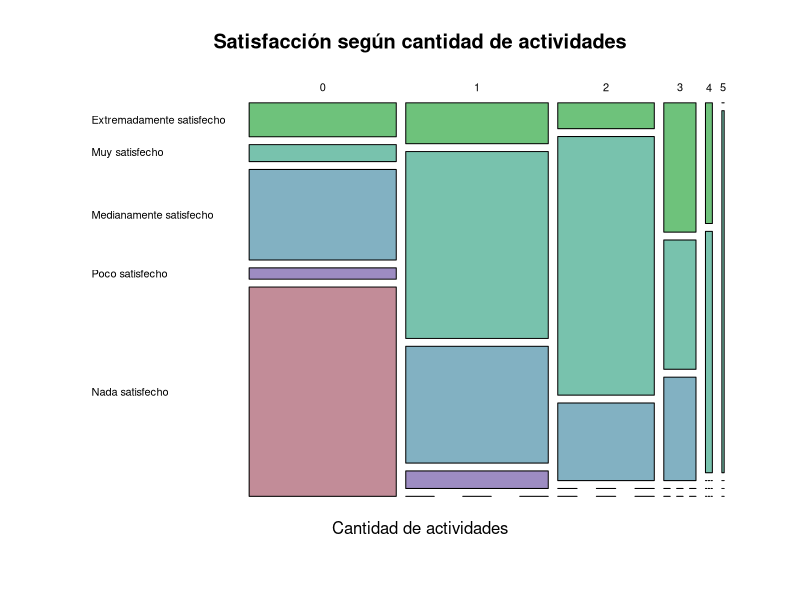
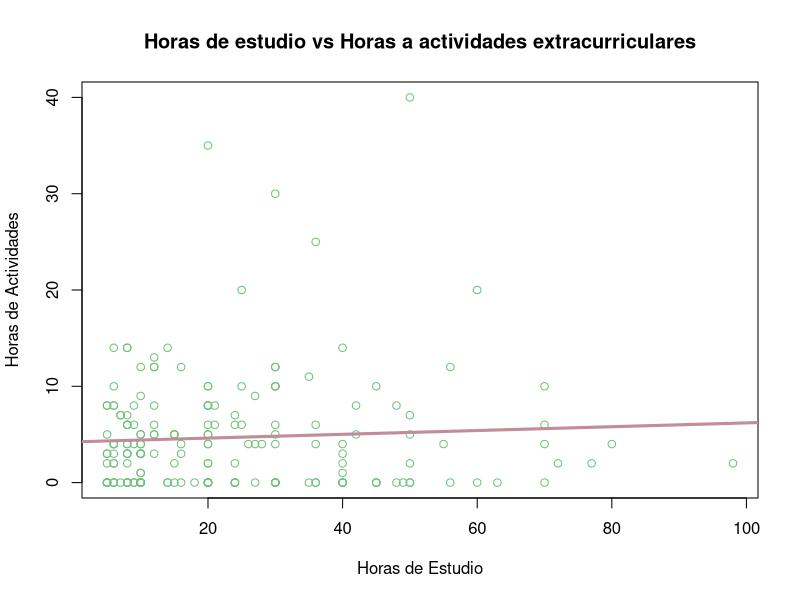
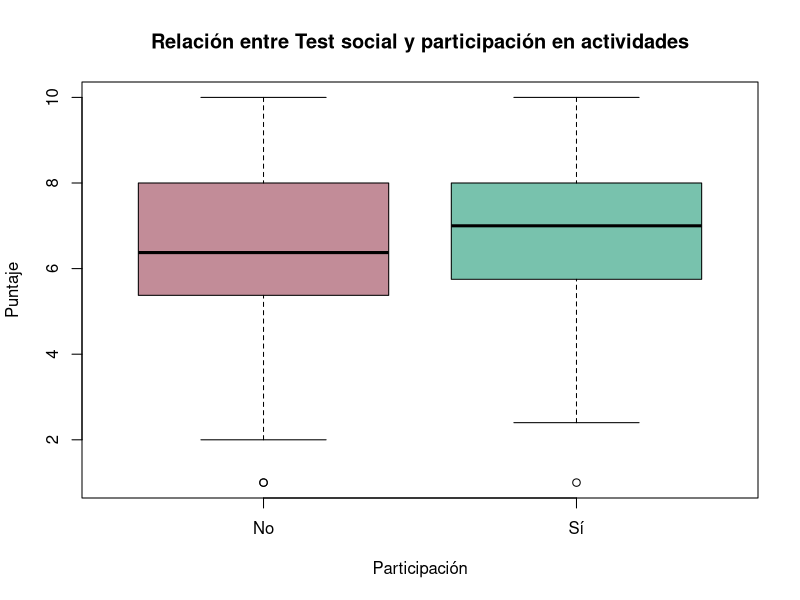
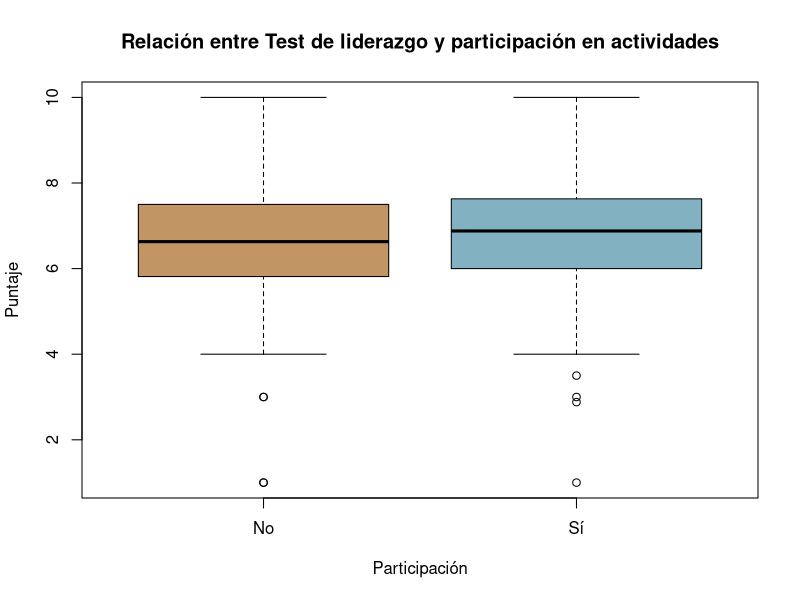
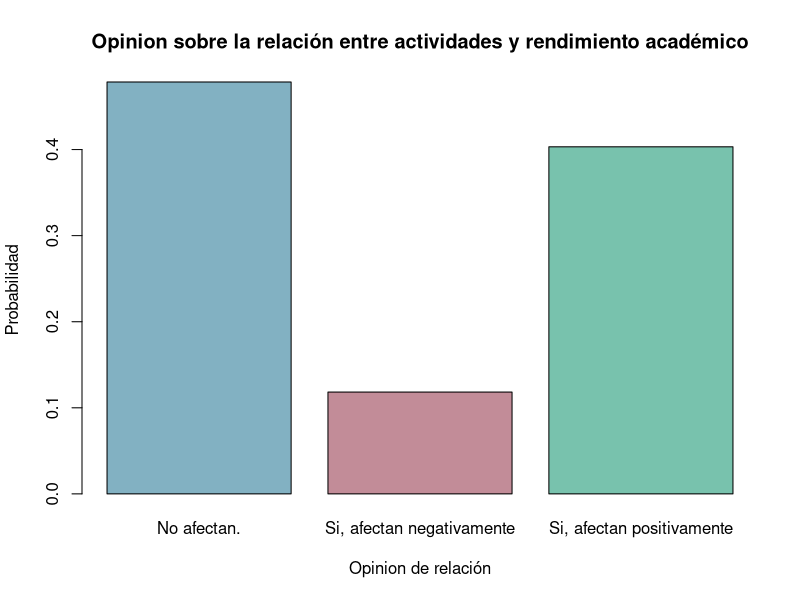
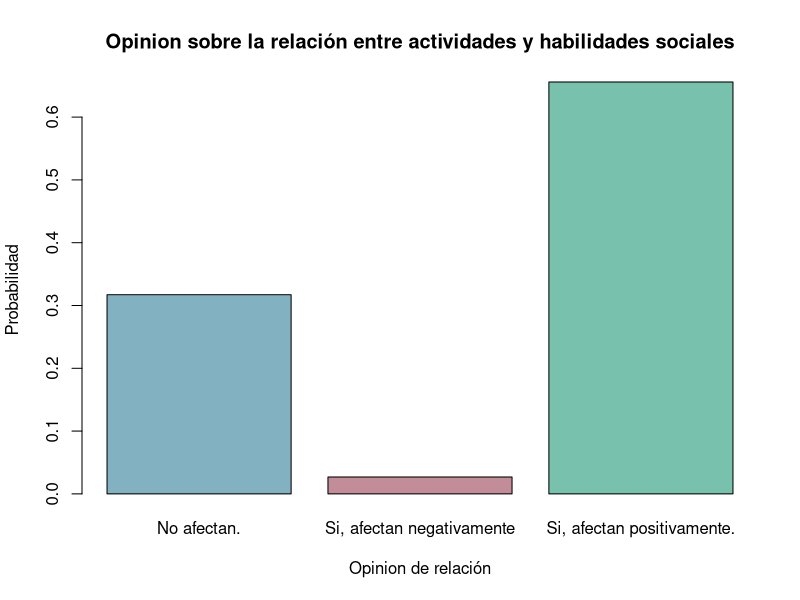
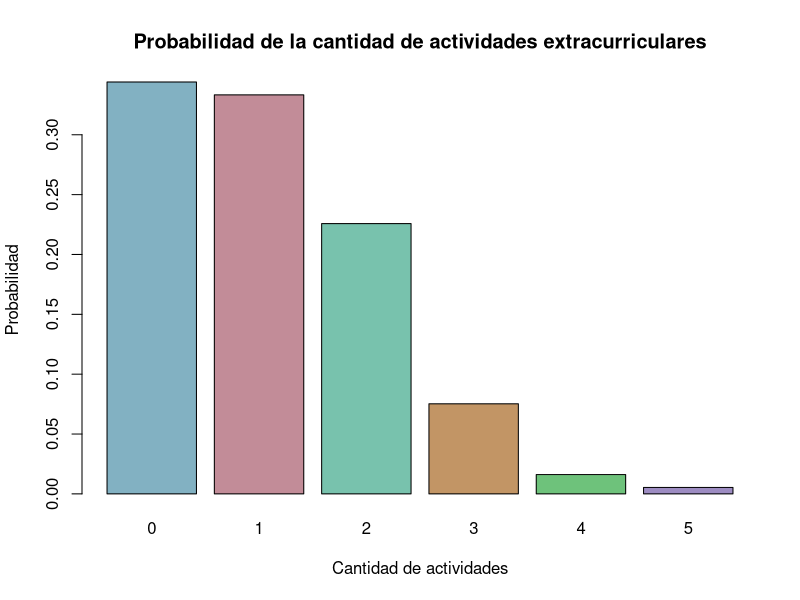
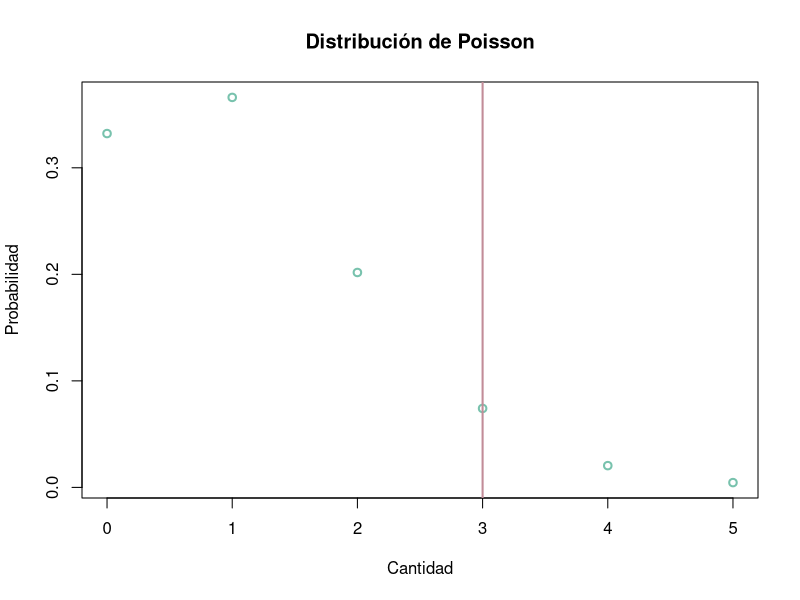

Here is the R script that generated these plots, in order:
## ---- chunk 1
  if(!"ggplot2" %in% rownames(installed.packages()))
    install.packages("ggplot2")
  if(!"readr" %in% rownames(installed.packages()))
    install.packages("readr")
  if(!"readr" %in% rownames(installed.packages()))
    install.packages("nnet")
  if(!"readr" %in% rownames(installed.packages()))
    install.packages("reshape2")


  library(readr)
  library(ggplot2)
  library(nnet)
  library(reshape2)

DF<-read_csv("datos_limpios.csv")
  
DF$Ciclo<-as.character(DF$Ciclo)
DF$"Test_Social"<-as.numeric(DF$"Test_Social")
DF$"Test_Liderazgo"<-as.numeric(DF$"Test_Liderazgo")

## ---- chunk 2

paleta<-c("#82B1C2","#C28C98","#78C2AD","#C29565","#6EC27B","#9D8CC2","#C2BD6E")

tabla<-table(DF$Cantidad,DF$Satisfaccion)
tabla<-tabla[,c(1,3,2,5,4)]
plot(tabla,main="Satisfacción según cantidad de actividades",las=1,col=paleta[c(5,3,1,6,2)],xlab = "Cantidad de actividades")


## ---- chunk 3

plot(DF$`Horas_Estudios`,DF$`Horas_Actividades`,xlab="Horas de Estudio",ylab="Horas de Actividades",col=paleta[5])
abline(lm(DF$`Horas_Actividades`~DF$`Horas_Estudios`), col = paleta[2], lwd = 3)
title("Horas de estudio vs Horas a actividades extracurriculares")

print(paste("Correlación:",round(cor(DF$Horas_Actividades,DF$`Horas_Estudios`),2)))
## ---- chunk 4

boxplot(DF$Test_Social~DF$Participacion,xlab="Participación",ylab="Puntaje",col=paleta[c(2,3)])
title("Relación entre Test social y participación en actividades")

boxplot(DF$Test_Liderazgo~DF$Participacion,xlab="Participación",ylab="Puntaje",col=paleta[c(4,1)])
title("Relación entre Test de liderazgo y participación en actividades")
## ---- chunk 5

print(paste("Media del Test Social:",round(mean(DF$Test_Social[DF$Participacion=="Sí"]),2)))
print(paste("Media del Test de Liderazgo:",round(mean(DF$Test_Liderazgo[DF$Participacion=="Sí"]),2)))
## ---- chunk 6

print(paste("Media del Test Social:",round(mean(DF$Test_Social[DF$Participacion=="No"]),2)))
print(paste("Media del Test de Liderazgo:",round(mean(DF$Test_Liderazgo[DF$Participacion=="No"]),2)))
## ---- chunk 7

sum(DF$Relación_rendimiento=="No afectan.")/(nrow(DF))


sum(DF$Relación_rendimiento=="Si, afectan negativamente")/(nrow(DF))


sum(DF$Relación_rendimiento=="Si, afectan positivamente")/(nrow(DF))

## ---- chunk 8

barplot(table(DF$Relación_rendimiento)/nrow(DF),col=paleta,xlab="Opinion de relación",ylab="Probabilidad")
title("Opinion sobre la relación entre actividades y rendimiento académico")
## ---- chunk 9

sum(DF$Relacion_habilidades=="No afectan.")/(nrow(DF))


sum(DF$Relacion_habilidades=="Si, afectan negativamente")/(nrow(DF))


sum(DF$Relacion_habilidades=="Si, afectan positivamente.")/(nrow(DF))

## ---- chunk 10

barplot(table(DF$Relacion_habilidades)/nrow(DF),col=paleta,xlab="Opinion de relación",ylab="Probabilidad")
title("Opinion sobre la relación entre actividades y habilidades sociales")
## ---- chunk 11

tab<-table(DF$Satisfaccion=="Poco satisfecho" | DF$Satisfaccion=="Nada satisfecho",DF$Cantidad>1)
colnames(tab)<-c("A'","A")
row.names(tab)<-c("B'","B")

print(tab)

## ---- chunk 12

evento_A <- sum(DF$Cantidad>1)

evento_B <- sum(DF$Satisfaccion=="Poco satisfecho" | DF$Satisfaccion=="Nada satisfecho")

evento_AB <- sum(DF$Cantidad>1 & (DF$Satisfaccion=="Poco satisfecho" | DF$Satisfaccion=="Nada satisfecho"))


PA = evento_A/nrow(DF)

PB = evento_B/nrow(DF)

PAB = evento_AB/nrow(DF)

## ---- chunk 13

print(paste("Probabilidad del evento A:",round(PA,4)))

print(paste("Probabilidad del evento B:",round(PB,4)))

print(paste("Probabilidad del evento A∩B:",round(PAB,4)))
## ---- chunk 14

P_B_dado_A <- PAB / PA

print(paste("Probabilidad de B|A:",round(P_B_dado_A,4)))

## ---- chunk 15

P_A_dado_B <- PAB / PB

print(paste("Probabilidad de A|B:",round(P_A_dado_B,4)))

## ---- chunk 16

print(paste("Probabilidad de B∩A:",round(PAB,4)))
print(paste("Probabilidad de B * Probabilidad de A:",round(PA*PB,4)))

## ---- chunk 17

print(paste("Probabilidad de B|A:",round(P_B_dado_A,4)))
print(paste("Probabilidad de B:",round(PB,4)))

## ---- chunk 18

print(paste("Probabilidad de A|B:",round(P_A_dado_B,4)))
print(paste("Probabilidad de A:",round(PA,4)))

## ---- chunk 19

PB

PAl = sum(!DF$Cantidad>1)/nrow(DF)

PAlB = sum(DF$Cantidad<=1 & (DF$Satisfaccion=="Poco satisfecho" | DF$Satisfaccion=="Nada satisfecho"))/nrow(DF)


P_B_dado_Al <- PAlB / PAl

PBx <- P_B_dado_A*PA + P_B_dado_Al*PAl

PBx

## ---- chunk 20

P_A_dado_B

P_B_dado_A*PA/PB

## ---- chunk 21

tab<-table(DF$Horas_Estudios<60,DF$Horas_Actividades>5)
colnames(tab)<-c("A'","A")
row.names(tab)<-c("B'","B")

print(tab)

## ---- chunk 22


evento_A <- sum(DF$Horas_Actividades>5)

evento_B <- sum(DF$Horas_Estudios<60)

evento_AB <- sum(DF$Horas_Estudios<60 & DF$Horas_Actividades>5)



PA = evento_A/nrow(DF)

PB = evento_B/nrow(DF)

PAB = evento_AB/nrow(DF)

## ---- chunk 23

print(paste("Probabilidad del evento A:",round(PA,4)))

print(paste("Probabilidad del evento B:",round(PB,4)))

print(paste("Probabilidad del evento A ∩ B:",round(PAB,4)))
## ---- chunk 24

P_B_dado_A <- PAB / PA

print(paste("Probabilidad de B|A:",round(P_B_dado_A,4)))

## ---- chunk 25

P_A_dado_B <- PAB / PB

print(paste("Probabilidad de A|B:",round(P_A_dado_B,4)))

## ---- chunk 26

print(paste("Probabilidad de B ∩ A:",round(PAB,4)))
print(paste("Probabilidad de B * Probabilidad de A:",round(PA*PB,4)))

## ---- chunk 27

print(paste("Probabilidad de B|A:",round(P_B_dado_A,4)))
print(paste("Probabilidad de B:",round(PB,4)))

## ---- chunk 28

print(paste("Probabilidad de A|B:",round(P_A_dado_B,4)))
print(paste("Probabilidad de A:",round(PA,4)))

## ---- chunk 29

PB

PAl = sum(!DF$Horas_Actividades>5)/nrow(DF)

PAlB = sum(!DF$Horas_Actividades>5 & DF$Horas_Estudios<60)/nrow(DF)


P_B_dado_Al <- PAlB / PAl

PBx <- P_B_dado_A*PA + P_B_dado_Al*PAl

PBx

## ---- chunk 30

P_A_dado_B

P_B_dado_A*PA/PB

## ---- chunk 31
datos<-table(DF$Cantidad)/nrow(DF)

barplot(datos,col=paleta,xlab="Cantidad de actividades",ylab="Probabilidad")
title("Probabilidad de la cantidad de actividades extracurriculares")
## ---- chunk 32

#E(x)
media<-mean(DF$Cantidad)

print(paste("Media:",round(media,3)))

#V(x)
vari<-var(DF$Cantidad)
print(paste("Variación:",round(vari,3)))

## ---- chunk 33

print(paste("Probabilidad de 0 actividades:",round(datos[1],2)))
print(paste("Probabilidad de 3 actividades:",round(datos[4],2)))
print(paste("Probabilidad de 5 actividades:",round(datos[6],2)))
## ---- chunk 34

print(paste("Probabilidad empírica:",round(sum(DF$Cantidad==3)/nrow(DF),3)))

# Calcular la probabilidad de obtener un valor específico
x = 3
probabilidad <- dpois(x, media)



# Gráfico de la distribución de Poisson
x_vals <- 0:max(DF$Cantidad) # Valores de x para el gráfico
y_vals <- dpois(x_vals, media) # Valores de la PMF de la distribución de Poisson

plot(x_vals, y_vals, lwd = 2, col = paleta[3], xlab = "Cantidad", ylab = "Probabilidad", main = "Distribución de Poisson")

# Línea vertical en el valor x para mostrar la probabilidad calculada
abline(v = x, col = paleta[2], lwd = 2)

print(paste("Probabilidad usando función de distribución de poisson:",round(probabilidad,3)))


print(paste("Esperanza matemática (media):", round(media,3)))
print(paste("Varianza:", round(vari,3)))

## ---- chunk 35
datos<-table(DF$Horas_Actividades)/nrow(DF)

barplot(datos,col=paleta,xlab="Hora de actividades",ylab="Probabilidad")
title("Probabilidad de horas dedicadas a actividades")
## ---- chunk 36
exito<-sum(DF$Horas_Actividades>=1)/nrow(DF)
  
print(paste("Probabilidad de éxito:",round(exito,3)))

fallo<-sum(DF$Horas_Actividades==0)/nrow(DF)

print(paste("Probabilidad de fallo:",round(fallo,3)))
## ---- chunk 37

# Definición de los parámetros
n <- nrow(DF)

print(paste("n:",n))

p <- exito
print(paste("p:",round(p,3)))

# Formula de densidad
## ---- chunk 38
plot(dbinom(0:n,n,p),col=paleta[2],xlab="Número de éxitos",ylab="Probabilidad")

## ---- chunk 39

print(paste("Media empírica:",sum(DF$Horas_Actividades>0)))

print(paste("Media teórica:",n*p))



## ---- chunk 40

print(paste("Varianza empírica:",round(var(DF$Horas_Actividades),3)))

print(paste("Media teórica:",round(n * p * (1 - p),3)))


## ---- chunk 41

print(paste("Desviación empírica:",round(sd(DF$Horas_Actividades),3)))

print(paste("Desviación teórica:",round((n * p * (1 - p))**(1/2),3)))



## ---- chunk 42

# Definición de los parámetros
n <- 20
p <- exito

print(paste("n:",n))
print(paste("p:",round(p,3)))

# Formula de densidad

plot(dbinom(0:n,n,p),xlab="Número de éxitos",ylab="Probabilidad")
title("Probabilidad de número de éxitos")

## ---- chunk 43

print(paste("Probabilidad:",round(dbinom(13,n,p),3)))

## ---- chunk 44
media <- mean(DF$Test_Social) 
desviacion <- sd(DF$Test_Social) 
rango <- seq(0, 10, length.out = 100)
probabilidad <- dnorm(rango, mean = media, sd = desviacion)
plot(rango, probabilidad, type = "l", lwd = 2, xlab = "Puntaje del test de habilidades sociales", ylab = "Probabilidad",
     main = "Distribución Normal")
## ---- chunk 45
media <- mean(DF$Test_Social[DF$Participacion=="Sí"]) 
mediana <- median(DF$Test_Social)
print(paste("La media es:", round(media,3)))
print(paste("La mediana es:", round(mediana,2)))
## ---- chunk 46
vari <- var(DF$Test_Social[DF$Participacion=="Sí"])
varianza <- sqrt(vari)
desviacion_estandar <- sd(DF$Test_Social)
print(paste("La varianza es:", round(varianza,3)))
print(paste("La desviación estándar es:", round(desviacion_estandar,3)))
## ---- chunk 47
esperanza <- mean(DF$Test_Social[DF$Participacion=="Sí"])
media <- mean(DF$Test_Social)
print(paste("La esperanza es:", round(esperanza,3)))
print(paste("La media es:", round(media,3)))
## ---- chunk 48
µ=mean(DF$Test_Social[DF$Participacion=="Sí"])
print(paste("µ",round(µ,3)))
σ=sd(DF$Test_Social[DF$Participacion=="Sí"])
print(paste("σ",round(σ,3)))

## ---- chunk 49
µ=mean(DF$Test_Social[DF$Participacion=="Sí"])
σ=sd(DF$Test_Social[DF$Participacion=="Sí"])
print(paste("Probabilidad:",round(pnorm(3.33,µ,σ),3)))
## ---- chunk 50
media <- mean(DF$Test_Liderazgo)   
desviacion <- sd(DF$Test_Liderazgo)   
rango <- seq(0, 10, length.out = 100) 
probabilidad <- dnorm(rango, mean = media, sd = desviacion)
plot(rango, probabilidad, type = "l", lwd = 2, xlab = "Puntaje del test de liderazgo y trabajo en equipo", ylab = "Probabilidad",
     main = "Distribución Normal")
## ---- chunk 51
media <- mean(DF$Test_Liderazgo[DF$Participacion=="Sí"]) 
mediana <- median(DF$Test_Liderazgo)
print(paste("La media es:", round(media,3)))
print(paste("La mediana es:", round(mediana,2)))
## ---- chunk 52
vari <- var(DF$Test_Liderazgo[DF$Participacion=="Sí"])
varianza <- sqrt(vari)
desviacion_estandar <- sd(DF$Test_Liderazgo)
print(paste("La varianza es:", round(varianza,3)))
print(paste("La desviación estándar es:", round(desviacion_estandar,3)))
## ---- chunk 53
esperanza <- mean(DF$Test_Liderazgo[DF$Participacion=="Sí"])
media <- mean(DF$Test_Liderazgo)
print(paste("La esperanza es:", round(esperanza,3)))
print(paste("La media es:", round(media,3)))
## ---- chunk 54
µ=mean(DF$Test_Liderazgo[DF$Participacion=="Sí"])
print(paste("µ",round(µ,3)))
σ=sd(DF$Test_Liderazgo[DF$Participacion=="Sí"])


print(paste("σ",round(σ,3)))
## ---- chunk 55
µ=mean(DF$Test_Liderazgo[DF$Participacion=="Sí"])
σ=sd(DF$Test_Liderazgo[DF$Participacion=="Sí"])
print(paste("Probabilidad:",round(pnorm(7,µ,σ),3)))
